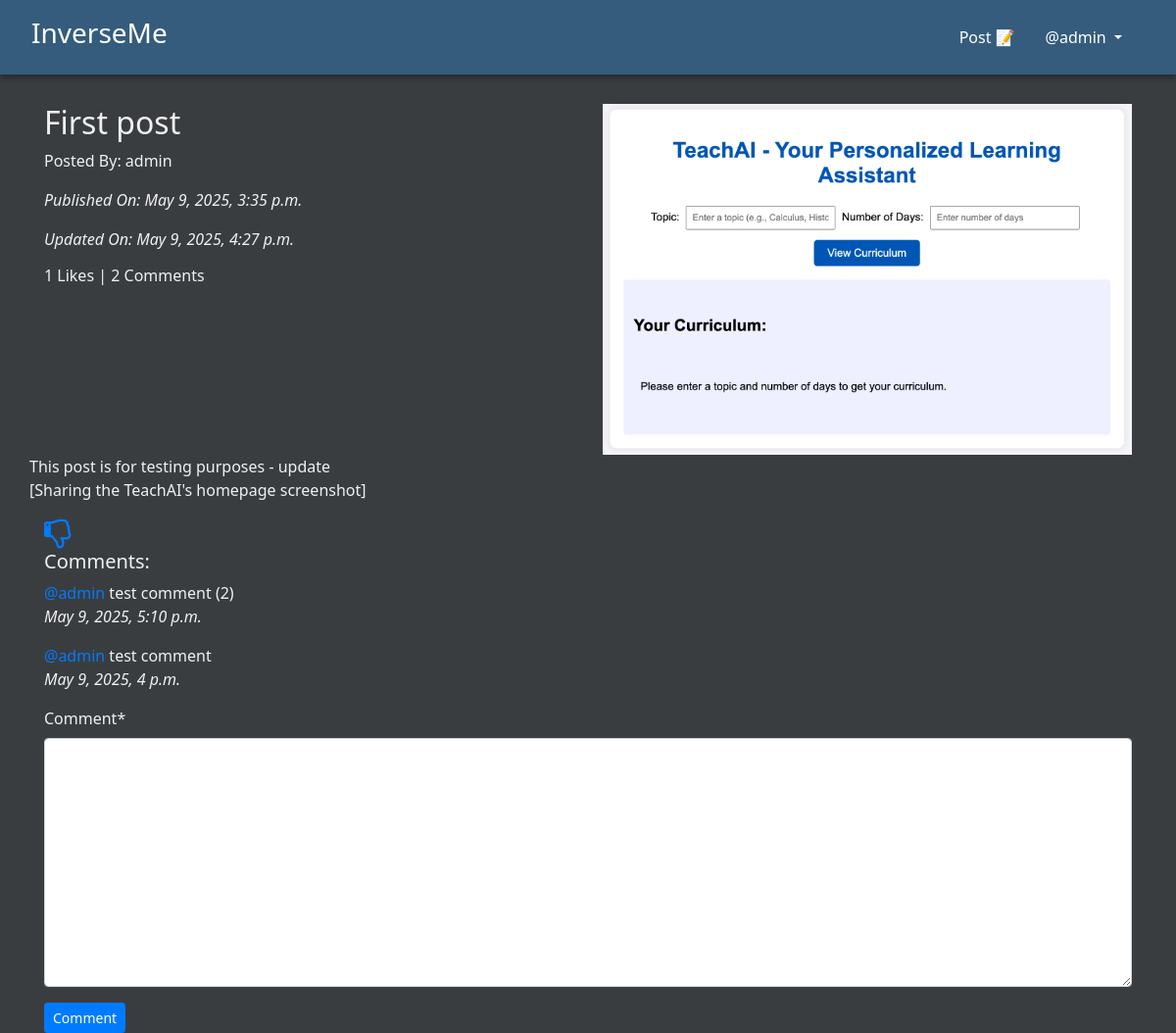
/blog/details/First-post-a3ec5ed2-bd46-4c5d-a0c9-8c102c7b3911 (signed in), run on the app's committed database.
### App_Feed/models.py (models this page shows, shortened)
class Blog(models.Model):
    author = models.ForeignKey(User, on_delete=models.CASCADE, related_name='post_author')
    blog_title = models.CharField(max_length=264, verbose_name="Post Title")
    slug = models.SlugField(max_length=264, unique=True)
    blog_content = models.TextField(verbose_name="Description")
    blog_image = models.ImageField(upload_to='blog_images', verbose_name="Image", blank=True, null=True)
    publish_date = models.DateTimeField(auto_now_add=True)
    update_date = models.DateTimeField(auto_now=True)
    class Meta:
        ordering = ['-publish_date',]

class Comment(models.Model):
    blog = models.ForeignKey(Blog, on_delete=models.CASCADE, related_name='blog_comment')
    user = models.ForeignKey(User, on_delete=models.CASCADE, related_name='user_comment')
    comment = models.TextField()
    comment_date = models.DateTimeField(auto_now_add=True)
    class Meta:
        ordering = ('-comment_date',)

### App_Feed/views.py (the view, shortened to what this page needs)
# urls.py: path('details/<slug:slug>', views.blog_details, name='blog_details'),
@login_required
def blog_details(request, slug):
    blog = Blog.objects.get(slug=slug)
    comment_form = CommentForm()
    already_liked = Likes.objects.filter(blog=blog, user= request.user)
    if already_liked:
        liked = True
    else:
        liked = False
    return render(request, 'App_Feed/blog_details.html', context={'blog':blog, 'comment_form':comment_form, 'liked':liked,})

### App_Feed/forms.py
class CommentForm(forms.ModelForm):
    class Meta:
        model = Comment
        fields = ('comment',)

### App_Feed/templatetags/custom_filters.py (called while the page is built)
@register.filter(name='anonymous_name')
def anonymous_name(value, user):
    if user.is_authenticated:
        return value
    else:
        return "Anonymous User"  # Return "Anonymous User" if the user is not authenticated

### templates/App_Feed/blog_details.html (shortened to what this page needs)
{% extends 'base.html' %}
  {% load crispy_forms_tags %}
  {% load custom_filters %}
  {% block body_block %}
    <div class="row">
      <div class="col-sm-6">
        <h2>{{ blog.blog_title }}</h2>
        <p>Posted By: {{ blog.author|anonymous_name:request.user }}</p>
        <p><i>Published On: {{ blog.publish_date }}</i></p>
        <p><i>Updated On: {{ blog.update_date }}</i></p>
        <h6>{{ blog.liked_blog.count }} Likes | {{ blog.blog_comment.count }} Comments</h6>
      </div>
      <div class="col-sm-6">
        <img src="/media/{{ blog.blog_image }}" width="100%">
      </div>
      <p>{{ blog.blog_content|linebreaks }}</p>
    </div>
    <div class="likes">
      {% if not liked %}
        <a href="{% url 'App_Feed:liked_post' pk=blog.pk %}">
          <i class="fa fa-thumbs-o-up fa-2x" aria-hidden="true"></i>
        </a>
      {% else %}
        <a href="{% url 'App_Feed:unliked_post' pk=blog.pk %}">
          <i class="fa fa-thumbs-o-down fa-2x" aria-hidden="true"></i>
        </a>
      {% endif %}
    </div>
    <div class="comments-section">
      <h5>Comments:</h5>
      {% for comment in blog.blog_comment.all %}
        <p><a href="#">@{{ comment.user|anonymous_name:request.user }}</a> {{ comment.comment }}<br><i>{{ comment.comment_date }}</i></p>
      {% endfor %}
    </div>
    <div class="comment-form">
      <form method="POST">
        {{ comment_form|crispy }}
        <button type="submit" class="btn btn-primary btn-sm">Comment</button>
      </form>
    </div>
  {% endblock %}

### templates/base.html (shortened to what this page needs)
<!DOCTYPE html>
{% load static %}
<html lang="en">
<head>
  <link rel="stylesheet" href="https://maxcdn.bootstrapcdn.com/bootstrap/4.4.1/css/bootstrap.min.css">
  <link rel="stylesheet" href="https://maxcdn.bootstrapcdn.com/font-awesome/4.7.0/css/font-awesome.min.css">
  <link rel="stylesheet" href="{% static 'css/style.css' %}">
</head>
<body>
  <nav class="navbar navbar-expand-md navbar-dark custom-navbar">
    <a class="navbar-brand" href="{% url 'index' %}">
      <h3>InverseMe</h3>
    </a>
    <div class="collapse navbar-collapse" id="navMenu">
      <ul class="navbar-nav ml-auto">
        {% if user.is_authenticated %}
        <li class="nav-item">
          <a class="nav-link" href="{% url 'App_Feed:create_blog' %}">Post 📝</a>
        </li>
        <li class="nav-item dropdown">
          <a class="nav-link dropdown-toggle" href="#" id="navbardrop" data-toggle="dropdown">
            @{{ user.username }}
          </a>
        </li>
        {% endif %}
      </ul>
    </div>
  </nav>
  <div class="container main-container">
    {% block body_block %}
    {% endblock %}
  </div>
</body>
</html>

### static/css/style.css (style rules this page uses)
body { background-color: #3A3D40; color: #F0F0F0; font-family: 'Segoe UI', Tahoma, Geneva, Verdana, sans-serif; }
.custom-navbar { background-color: #355C7D; padding: 0.75rem 2rem; box-shadow: 0 4px 6px rgba(0, 0, 0, 0.3); }
.navbar-dark .navbar-nav .nav-link { color: #ffffff; margin-right: 15px; font-weight: 500; transition: color 0.3s ease; }
.main-container { padding-top: 30px; }

### data on the page
Blog: blog_title "First post", author|anonymous_name "admin", publish_date "May 9, 2025, 3:35 p.m.", update_date "May 9, 2025, 4:27 p.m.", liked_blog.count "1", blog_comment.count "2", blog_image (picture), blog_content "This post is for testing purposes - update [Sharing the TeachAI's homepage screenshot]"
Comment: user|anonymous_name "admin", comment "test comment (2)", comment_date "May 9, 2025, 5:10 p.m."
Comment: user|anonymous_name "admin", comment "test comment", comment_date "May 9, 2025, 4 p.m."

### other printed values
{{ user.username }} "admin"
